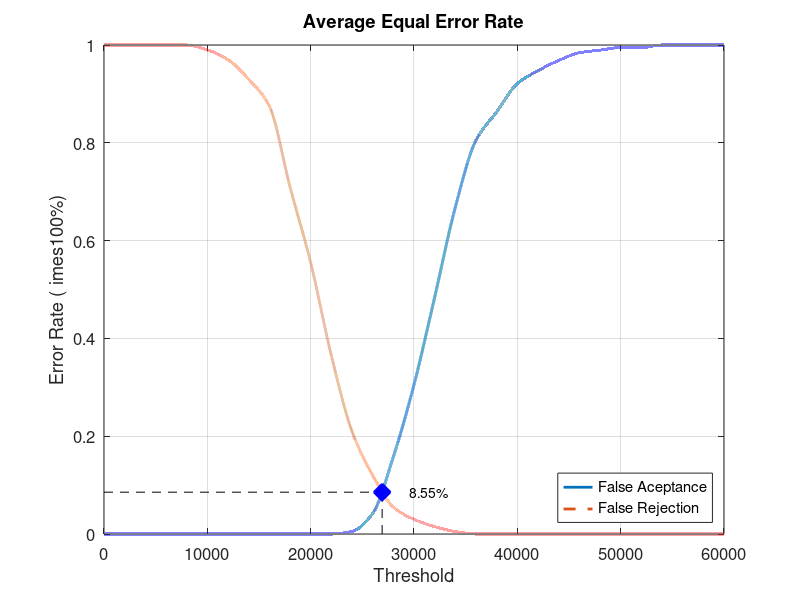
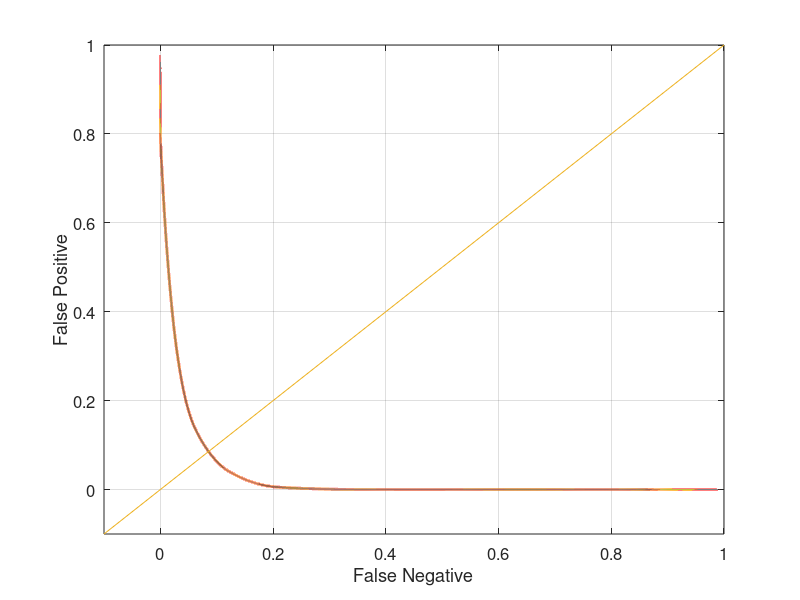

Recreate these plots in MATLAB, in order.
close all;
clear;
clc;
x = 0:2000:60000;
xq = 0:0.5:60000;

y0 = [0 0 0 0 0 0 0 0 0 0 0 0 0.00526316 0.0421053 0.157895 0.305263 0.484211 0.668421 0.805263 0.863158 0.921053 0.947368 0.968421 0.984211 0.989474 0.994737 0.994737 1 1 1 1]
yy0 = interp1(x, y0, xq, 'pchip');
y1 = [1 1 1 1 1 0.99 0.97 0.93 0.875 0.71 0.555 0.365 0.21 0.12 0.055 0.03 0.015 0.005 0 0 0 0 0 0 0 0 0 0 0 0 0]
yy1 = interp1(x, y1, xq, 'pchip');

% Calculating EER: 
y2 = abs(y0 - y1);
find(y2 == min(y2))
yy2 = abs(yy0 - yy1);
xEER = find(yy2 == min(yy2));
xEERIndex = xq(xEER) % X-axis EER
yEER = yy0(xEER) % Y-axis EER

main = figure
plot(xq, yy0,'-','LineWidth', 2);	hold on
plot(xq, yy1,'--','LineWidth', 2);	hold on
plot([xEERIndex xEERIndex], [0 yEER], 'k--');	hold on
plot([0 xEERIndex], [yEER yEER], 'k--');	hold on
plot(xEERIndex, yEER, 'bx', 'LineWidth', 10);	hold on
text(xEERIndex + 10 * xEERIndex / 100, yEER, [num2str(round((10000 * yEER)) / 100) '%'])
legend('False Aceptance', 'False Rejection', 'Location', 'SouthEast')
xlabel('Threshold')
ylabel('Error Rate (	imes100%)')
title('Average Equal Error Rate')
set(gca, 'FontSize', 12)
axis([0 60000 0 1])
grid on

print(main, 'Database2_3Main', '-dpng');
FNRxFPR = figure('Color', [1 1 1]);
plot(yy1, yy0, '-', yy1, yy0, 'LineWidth', 2);
hold on
y = -0.1:0.1:1
plot(y, y); 
set(gca, 'FontSize', 12)
xlabel('False Negative')
ylabel('False Positive')
axis([-0.1 1 -0.1 1])
set(gca, 'FontSize', 12)
grid on

print(FNRxFPR, 'Database2_3FNRxFPR','-dpng');
